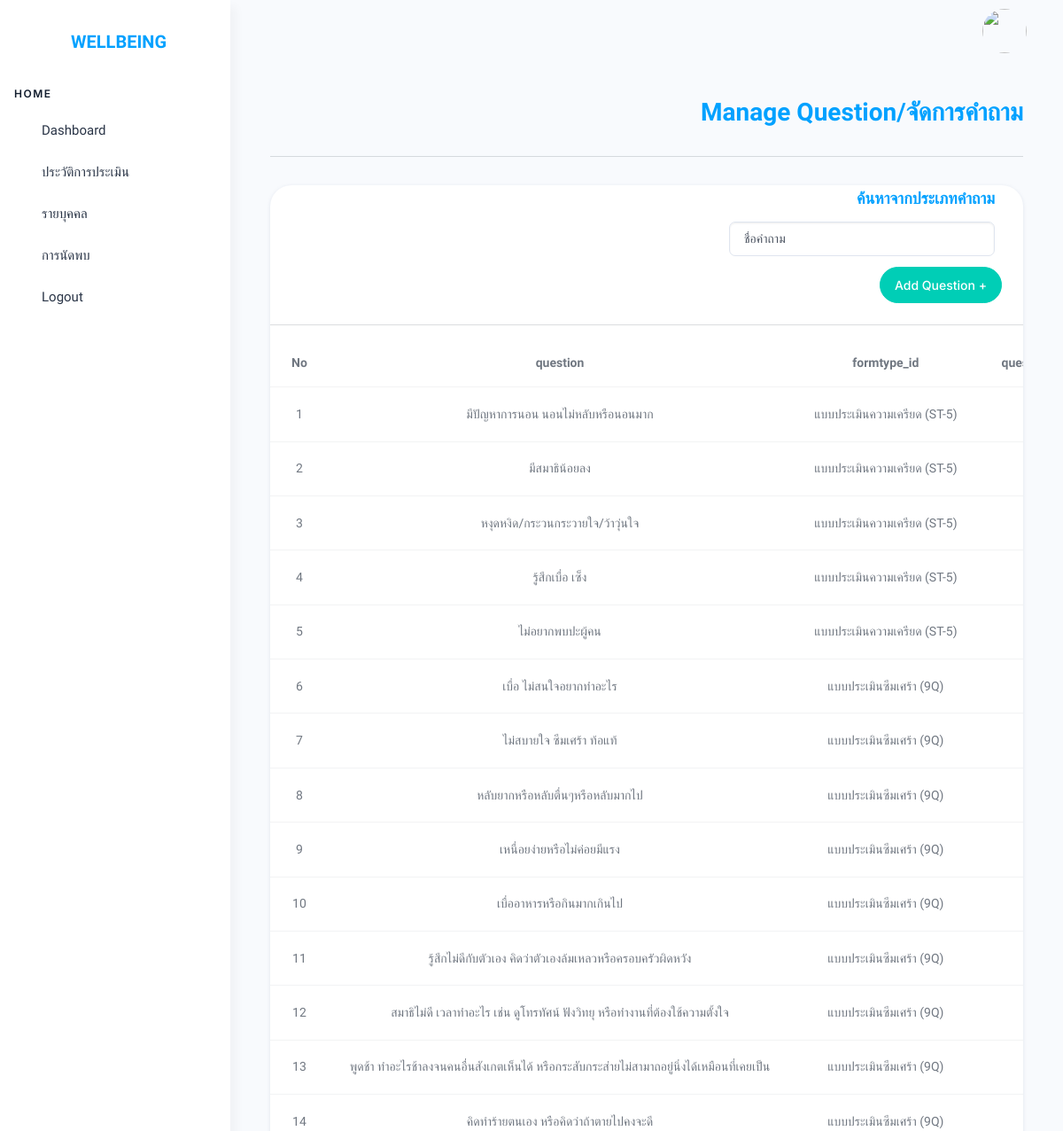
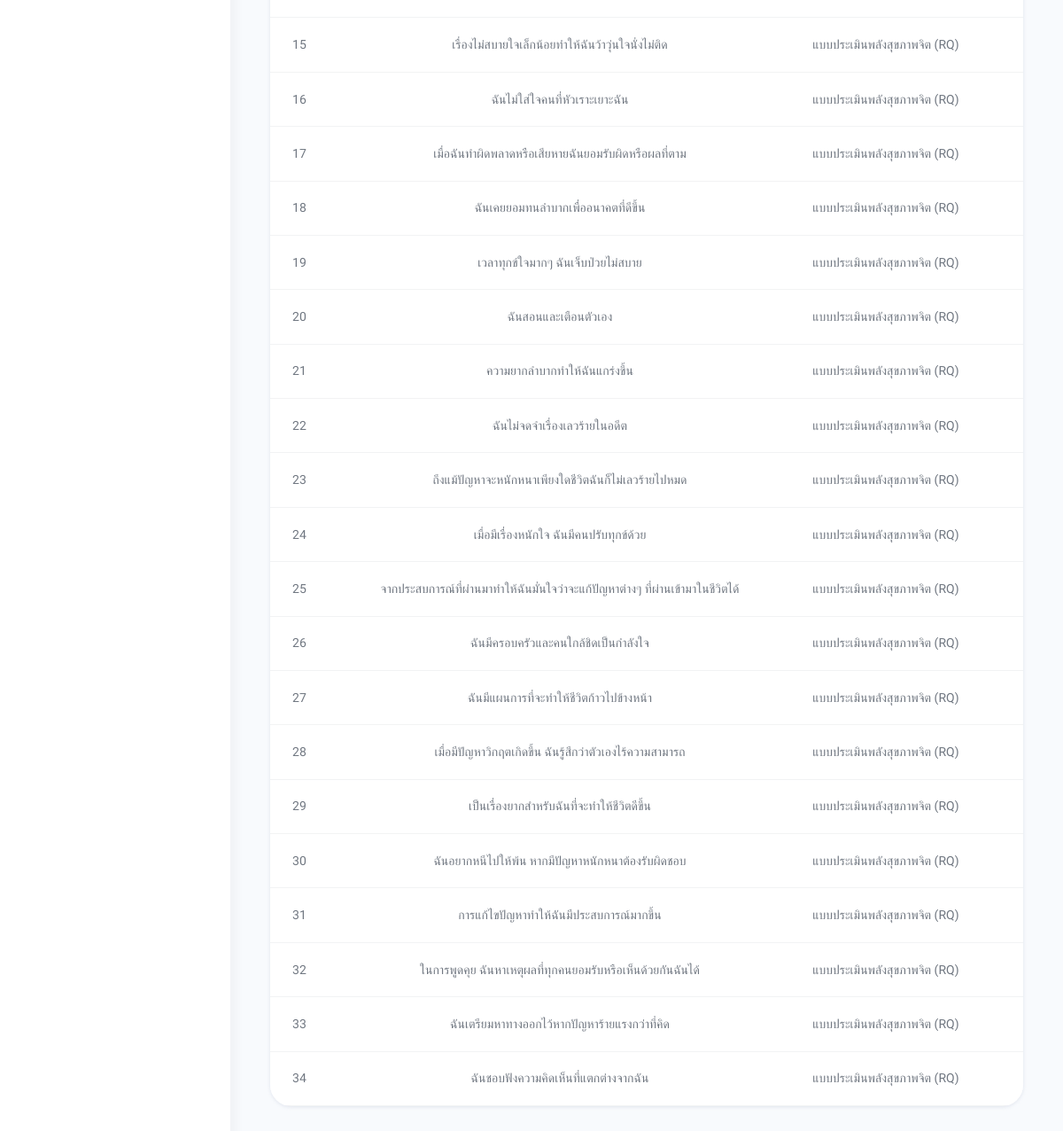
The app's page /src/php/manage_question.php with its own data (2 pictures, top to bottom).
### tables this page shows
CREATE TABLE `question` (
  `id` int(11) NOT NULL,
  `question` varchar(255) NOT NULL,
  `formtype_id` int(11) DEFAULT NULL,
  `createdAt` datetime NOT NULL,
  `updatedAt` datetime NOT NULL,
  `question_type` int(11) DEFAULT NULL
);

CREATE TABLE `form_type` (
  `id` int(11) NOT NULL,
  `nameType` varchar(255) NOT NULL,
  `createdAt` datetime NOT NULL,
  `updatedAt` datetime NOT NULL,
  `max_score` int(11) NOT NULL,
  `min_score` int(11) NOT NULL,
  `nameTypeEng` varchar(255) DEFAULT NULL,
  `type` int(11) DEFAULT NULL
);

### src/php/manage_question.php (the view, shortened to what this page needs)
<?php
require 'connect.php';
$sql = "SELECT q.id, q.question, f.nameType AS nameType, q.question_type
        FROM question q
        LEFT JOIN form_type f ON q.formtype_id = f.id";
$stmt = $conn->query($sql);
$result = $stmt->fetchAll(PDO::FETCH_ASSOC);
?>
<!doctype html>
<html lang="en">
<head>
    <link rel="stylesheet" href="../assets/css/styles.min.css" />
    <link rel="stylesheet" href="../assets/css/addQ.css" />
    <link rel="stylesheet" href="../assets/css/notification.css">
</head>
<body>
    <div class="page-wrapper" id="main-wrapper" data-layout="vertical" data-navbarbg="skin6" data-sidebartype="full"
        data-sidebar-position="fixed" data-header-position="fixed">
        <?php include 'sidebar.php'; ?>
        <div class="body-wrapper">
            <?php include 'header.php'; ?>
            <div class="body-wrapper-inner">
                <div class="container-fluid">
                    <h2 class="head-topic text-primary pb-3">Manage Question/จัดการคำถาม</h2>
                    <hr class="p-md-2">
                    <div class="row">
                        <div class="col-lg-12 d-flex align-items-stretch">
                            <div class="card w-100 overflow-hidden">
                                <div class="card-body py-1 d-flex align-items-center justify-content-end mb-1">
                                    <h4 class="fs- mb-1 card-title text-primary me-2">ค้นหาจากประเภทคำถาม</h4>
                                </div>
                                <div class="card-body py-1 d-flex align-items-center justify-content-end mb-1">
                                    <input type="text" id="searchInput" class="form-control w-20 me-2"
                                        placeholder="ชื่อคำถาม">
                                </div>
                                <div class="card-body py-1 d-flex align-items-center justify-content-end mb-1">
                                    <button type="button" class="btn btn-success" data-bs-toggle="modal"
                                        data-bs-target="#addQuestionModal">
                                        Add Question +
                                    </button>
                                </div>
                                <hr>
                                <div data-simplebar class="position-relative">
                                    <div id="searchResult" class="table-responsive products-tabel" data-simplebar>
                                        <table class="table text-nowrap mb-0 align-middle table-hover">
                                            <thead class="fs-4">
                                                <tr>
                                                    <th class="fs-3">No</th>
                                                    <th class="fs-3">question</th>
                                                    <th class="fs-3">formtype_id</th>
                                                    <th class="fs-3">question_type</th>
                                                </tr>
                                            </thead>
                                            <tbody>
                                                <?php $count = 1;
                                                if ($result): ?>
                                                    <?php foreach ($result as $row): ?>
                                                        <tr>
                                                            <td><?= htmlspecialchars($count++); ?></td>
                                                            <td><?= htmlspecialchars($row['question']); ?></td>
                                                            <td><?= htmlspecialchars($row['nameType']); ?></td>
                                                            <td><?= htmlspecialchars($row['question_type']); ?></td>
                                                        </tr>
                                                    <?php endforeach; ?>
                                                <?php else: ?>
                                                    <tr>
                                                        <td colspan="8" class="text-center">ไม่มีข้อมูล</td>
                                                    </tr>
                                                <?php endif; ?>
                                            </tbody>
                                        </table>
                                    </div>
                                </div>
                            </div>
                        </div>
                    </div>
                </div>
            </div>
        </div>
    </div>
</body>
</html>

### src/assets/css/addQ.css (style rules this page uses)
.head-topic { text-align: end; }
td { text-align: center; }

### records on screen
question: question "มีปัญหาการนอน นอนไม่หลับหรือนอนมาก", form_type.nameType "แบบประเมินความเครียด (ST-5)"
question: question "มีสมาธิน้อยลง", form_type.nameType "แบบประเมินความเครียด (ST-5)"
question: question "หงุดหงิด/กระวนกระวายใจ/ว้าวุ่นใจ", form_type.nameType "แบบประเมินความเครียด (ST-5)"
question: question "รู้สึกเบื่อ เซ็ง", form_type.nameType "แบบประเมินความเครียด (ST-5)"
question: question "ไม่อยากพบปะผู้คน", form_type.nameType "แบบประเมินความเครียด (ST-5)"
question: question "เบื่อ ไม่สนใจอยากทำอะไร", form_type.nameType "แบบประเมินซึมเศร้า (9Q)"
question: question "ไม่สบายใจ ซึมเศร้า ท้อแท้", form_type.nameType "แบบประเมินซึมเศร้า (9Q)"
question: question "หลับยากหรือหลับตื่นๆหรือหลับมากไป", form_type.nameType "แบบประเมินซึมเศร้า (9Q)"
question: question "เหนื่อยง่ายหรือไม่ค่อยมีแรง", form_type.nameType "แบบประเมินซึมเศร้า (9Q)"
question: question "เบื่ออาหารหรือกินมากเกินไป", form_type.nameType "แบบประเมินซึมเศร้า (9Q)"
question: question "รู้สึกไม่ดีกับตัวเอง คิดว่าตัวเองล้มเหลวหรือครอบครัวผิดหวัง", form_type.nameType "แบบประเมินซึมเศร้า (9Q)"
question: question "สมาธิไม่ดี เวลาทำอะไร เช่น ดูโทรทัศน์ ฟังวิทยุ หรือทำงานที่ต้องใช้ความตั้งใจ", form_type.nameType "แบบประเมินซึมเศร้า (9Q)"
question: question "พูดช้า ทำอะไรช้าลงจนคนอื่นสังเกตเห็นได้ หรือกระสับกระส่ายไม่สามาถอยู่นิ่งได้เหมือนที่เคยเป็น", form_type.nameType "แบบประเมินซึมเศร้า (9Q)"
question: question "คิดทำร้ายตนเอง หรือคิดว่าถ้าตายไปคงจะดี", form_type.nameType "แบบประเมินซึมเศร้า (9Q)"
question: question "เรื่องไม่สบายใจเล็กน้อยทำให้ฉันว้าวุ่นใจนั่งไม่ติด", form_type.nameType "แบบประเมินพลังสุขภาพจิต (RQ)"
question: question "ฉันไม่ใส่ใจคนที่หัวเราะเยาะฉัน", form_type.nameType "แบบประเมินพลังสุขภาพจิต (RQ)"
question: question "เมื่อฉันทำผิดพลาดหรือเสียหายฉันยอมรับผิดหรือผลที่ตาม", form_type.nameType "แบบประเมินพลังสุขภาพจิต (RQ)"
question: question "ฉันเคยยอมทนลำบากเพื่ออนาคตที่ดีขึ้น", form_type.nameType "แบบประเมินพลังสุขภาพจิต (RQ)"
question: question "เวลาทุกข์ใจมากๆ ฉันเจ็บป่วยไม่สบาย", form_type.nameType "แบบประเมินพลังสุขภาพจิต (RQ)"
question: question "ฉันสอนและเตือนตัวเอง", form_type.nameType "แบบประเมินพลังสุขภาพจิต (RQ)"
question: question "ความยากลำบากทำให้ฉันแกร่งขึ้น", form_type.nameType "แบบประเมินพลังสุขภาพจิต (RQ)"
question: question "ฉันไม่จดจำเรื่องเลวร้ายในอดีต", form_type.nameType "แบบประเมินพลังสุขภาพจิต (RQ)"
question: question "ถึงแม้ปัญหาจะหนักหนาเพียงใดชีวิตฉันก็ไม่เลวร้ายไปหมด", form_type.nameType "แบบประเมินพลังสุขภาพจิต (RQ)"
question: question "เมื่อมีเรื่องหนักใจ ฉันมีคนปรับทุกข์ด้วย", form_type.nameType "แบบประเมินพลังสุขภาพจิต (RQ)"
question: question "จากประสบการณ์ที่ผ่านมาทำให้ฉันมั่นใจว่าจะแก้ปัญหาต่างๆ ที่ผ่านเข้ามาในชีวิตได้", form_type.nameType "แบบประเมินพลังสุขภาพจิต (RQ)"
question: question "ฉันมีครอบครัวและคนใกล้ชิดเป็นกำลังใจ", form_type.nameType "แบบประเมินพลังสุขภาพจิต (RQ)"
question: question "ฉันมีแผนการที่จะทำให้ชีวิตก้าวไปข้างหน้า", form_type.nameType "แบบประเมินพลังสุขภาพจิต (RQ)"
question: question "เมื่อมีปัญหาวิกฤตเกิดขึ้น ฉันรู้สึกว่าตัวเองไร้ความสามารถ", form_type.nameType "แบบประเมินพลังสุขภาพจิต (RQ)"
question: question "เป็นเรื่องยากสำหรับฉันที่จะทำให้ชีวิตดีขึ้น", form_type.nameType "แบบประเมินพลังสุขภาพจิต (RQ)"
question: question "ฉันอยากหนีไปให้พ้น หากมีปัญหาหนักหนาต้องรับผิดชอบ", form_type.nameType "แบบประเมินพลังสุขภาพจิต (RQ)"
question: question "การแก้ไขปัญหาทำให้ฉันมีประสบการณ์มากขึ้น", form_type.nameType "แบบประเมินพลังสุขภาพจิต (RQ)"
question: question "ในการพูดคุย ฉันหาเหตุผลที่ทุกคนยอมรับหรือเห็นด้วยกันฉันได้", form_type.nameType "แบบประเมินพลังสุขภาพจิต (RQ)"
question: question "ฉันเตรียมหาทางออกไว้หากปัญหาร้ายแรงกว่าที่คิด", form_type.nameType "แบบประเมินพลังสุขภาพจิต (RQ)"
question: question "ฉันชอบฟังความคิดเห็นที่แตกต่างจากฉัน", form_type.nameType "แบบประเมินพลังสุขภาพจิต (RQ)"
